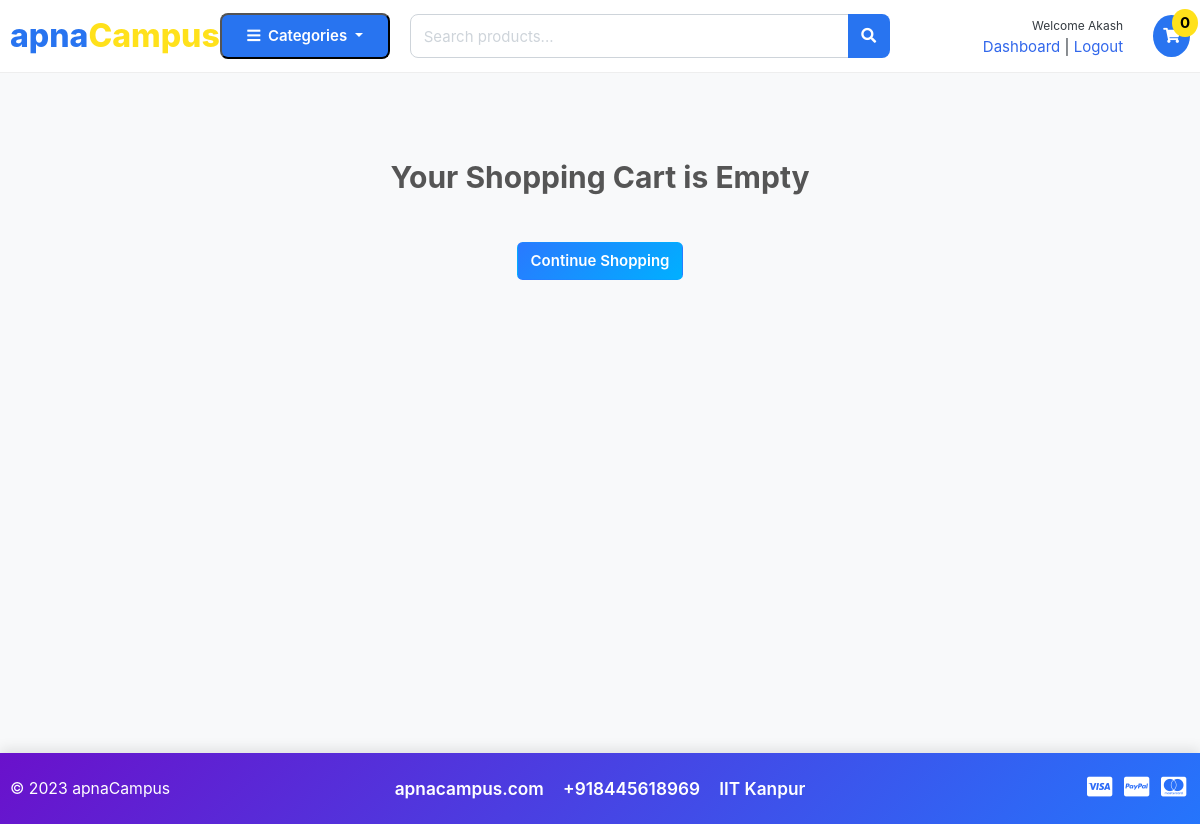
Before: /cart/ (signed in) with the older database file.
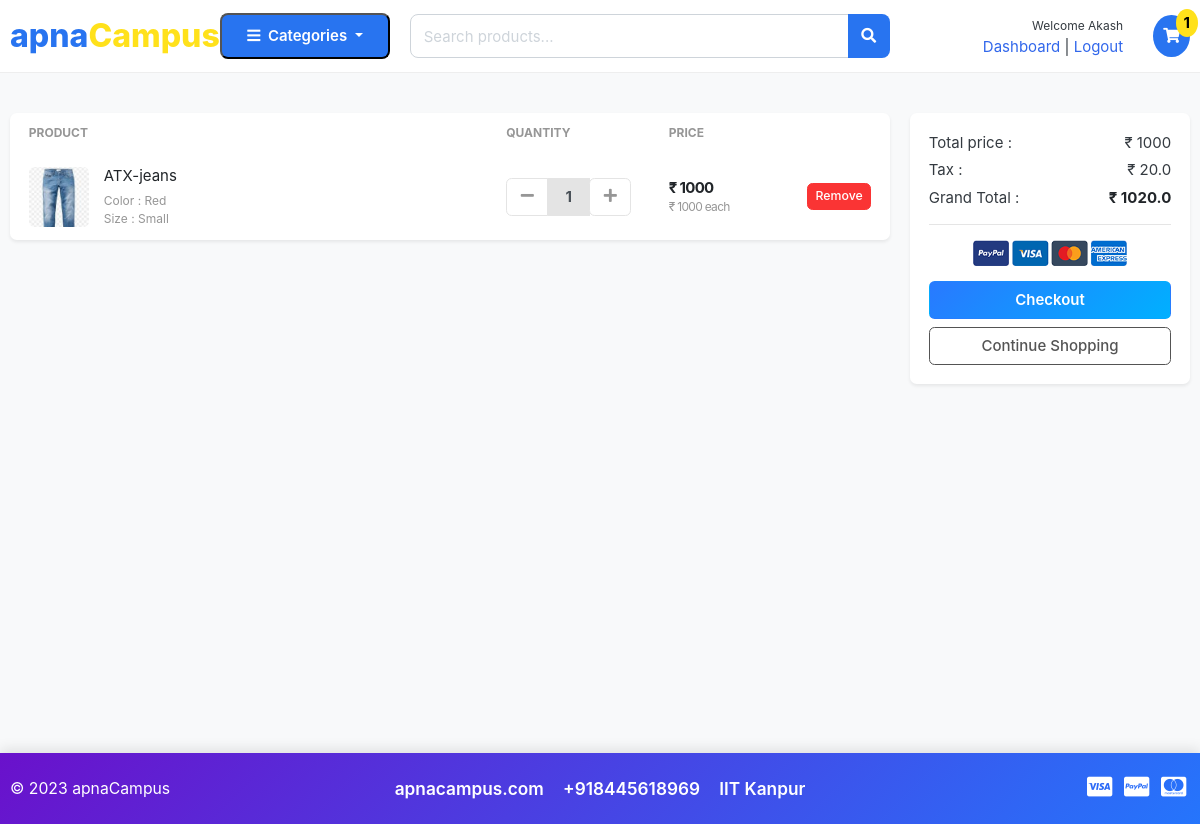
After: the same page with the newer database file.
### carts/models.py (models this page shows, shortened)
class CartItem(models.Model):
    user=models.ForeignKey(Account, on_delete=models.CASCADE, null=True)
    product = models.ForeignKey(Product, on_delete=models.CASCADE)
    variations=models.ManyToManyField(Variation, blank= True)
    cart = models.ForeignKey(Cart, on_delete=models.CASCADE, null=True)
    quantity = models.IntegerField()
    is_active = models.BooleanField(default = True)
    def sub_total(self):
        return self.product.price * self.quantity

### store/models.py (models this page shows, shortened)
class Product(models.Model):
    product_name   = models.CharField(max_length =200, unique =True)
    slug           = models.SlugField(max_length=200,unique = True)
    description    = models.TextField(max_length = 500, blank = True)
    price          = models.IntegerField()
    images         = models.ImageField(upload_to='photos/products')
    stock          = models.IntegerField()
    is_available   = models.BooleanField(default = True)
    category       = models.ForeignKey(Category, on_delete=models.CASCADE)
    created_date   = models.DateTimeField(auto_now_add = True)
    modified_date  = models.DateTimeField(auto_now =True)
    def get_url(self):
        return reverse('product_detail',args =[self.category.slug, self.slug ])

class Variation(models.Model):
    product = models.ForeignKey(Product, on_delete=models.CASCADE)
    variation_category = models.CharField(max_length = 100, choices = variation_category_choice)
    variation_value = models.CharField(max_length =100)
    is_active = models.BooleanField(default = True)
    created_date = models.DateTimeField(auto_now=True)
    objects = VariationManager()

### carts/views.py (the view)
# urls.py: path('cart/', include('carts.urls')),
def cart(request, total = 0, quantity = 0, cart_item = None):
    try:
        tax = 0
        grand_total = 0
        if request.user.is_authenticated:
            cart_items = CartItem.objects.filter(user=request.user, is_active = True)
        else:
            cart_items = []
            cart = Cart.objects.get(cart_id = _cart_id(request))
            cart_items = CartItem.objects.filter(cart=cart, is_active = True)
        for cart_item in cart_items:
            total += (cart_item.product.price * cart_item.quantity)
            quantity += cart_item.quantity
        tax = (2 * total) / 100
        grand_total = total + tax
    except ObjectDoesNotExist:
        pass # just ignore
    context = {
        'total' : total,
        'quantity' : quantity,
        'cart_items' : cart_items,
        'tax' : tax,
        'grand_total':grand_total,
    }
    return render(request, 'store/cart.html', context)

### carts/context_processors.py (called while the page is built)
def counter(request):
    cart_count = 0
    if 'admin' in request.path:
        return {}
    else:
        try:
            cart = Cart.objects.filter(cart_id =_cart_id(request))
            if request.user.is_authenticated:
                cart_items = CartItem.objects.all().filter(user=request.user)
            else:
                cart_items = CartItem.objects.all().filter(cart=cart[:1])
            for cart_item in cart_items:
                cart_count += cart_item.quantity
        except Cart.DoesNotExist:
            cart_count = 0
    return dict(cart_count = cart_count)

### carts/views.py (called while the page is built)
def _cart_id(request):   #private function
    cart = request.session.session_key
    if not cart:
        cart = request.session.create()
    return cart

### category/context_processors.py (called while the page is built)
def menu_links(request):
    links = Category.objects.all()
    return dict(links=links)

### category/models.py (called while the page is built)
    def get_url(self):
             return reverse('product_by_category', args =[self.slug])

### templates/store/cart.html (shortened to what the changed rows need)
{% extends 'base.html' %}
{% load static %}
{% block content %}
<section class="section-content padding-y bg" style="min-height:85vh;">
<div class="container">
{% if not cart_items %}
    <h2 class="text-center my-5" style="color:#555;">Your Shopping Cart is Empty</h2>
    <div class="text-center mb-5">
        <a href="{% url 'store' %}" class="btn btn-gradient-primary" style="background: linear-gradient(135deg, #2979ff, #00b0ff); color:white; font-weight:600;">Continue Shopping</a>
    </div>
{% else %}
<div class="row">
    <aside class="col-lg-9 mb-4">
        <div class="card shadow-sm border-0 rounded-lg">
            <table class="table table-borderless table-shopping-cart mb-0">
                <thead class="text-muted small text-uppercase">
                    <tr>
                        <th scope="col">Product</th>
                        <th scope="col" width="120">Quantity</th>
                        <th scope="col" width="120">Price</th>
                        <th scope="col" class="text-right" width="120"> </th>
                    </tr>
                </thead>
                <tbody>
                    {% for cart_item in cart_items %}
                    <tr class="align-middle">
                        <td>
                            <figure class="itemside align-items-center">
                                <div class="aside"><img src="{{ cart_item.product.images.url }}" class="img-sm rounded"></div>
                                <figcaption class="info">
                                    <a href="{{ cart_item.product.get_url }}" class="title text-dark">{{ cart_item.product.product_name }}</a>
                                    <p class="text-muted small">
                                        {% if cart_item.variations.all %}
                                            {% for item in cart_item.variations.all %}
                                                {{ item.variation_category |capfirst }} : {{ item.variation_value |capfirst}} <br>
                                            {% endfor %}
                                        {% endif %}
                                    </p>
                                </figcaption>
                            </figure>
                        </td>
                        <td>
                            <div class="input-group input-spinner">
                                <div class="input-group-prepend">
                                    <a href="{% url 'remove_cart' cart_item.product.id cart_item.id %}" class="btn btn-light" type="button"><i class="fa fa-minus"></i></a>
                                </div>
                                <input type="text" class="form-control text-center" value="{{ cart_item.quantity }}" readonly>
                                <div class="input-group-append">
                                    <form action="{% url 'add_cart' cart_item.product.id %}" method="POST">
                                        <button class="btn btn-light" type="submit"><i class="fa fa-plus"></i></button>
                                    </form>
                                </div>
                            </div>
                        </td>
                        <td>
                            <div class="price-wrap">
                                <var class="price">₹ {{ cart_item.sub_total }}</var>
                                <small class="text-muted">₹ {{ cart_item.product.price }} each</small>
                            </div>
                        </td>
                        <td class="text-right">
                            <a href="{% url 'remove_cart_item' cart_item.product.id cart_item.id %}" onclick="return confirm('Are you sure you want to delete this item?')" class="btn btn-danger btn-sm">Remove</a>
                        </td>
                    </tr>
                    {% endfor %}
                </tbody>
            </table>
        </div>
    </aside>
    <aside class="col-lg-3 mb-4">
        <div class="card shadow-sm border-0 rounded-lg">
            <div class="card-body">
                <dl class="dlist-align">
                    <dt>Total price :</dt>
                    <dd class="text-right">₹ {{ total }}</dd>
                </dl>
                <dl class="dlist-align">
                    <dt>Tax :</dt>
                    <dd class="text-right">₹ {{ tax }}</dd>
                </dl>
                <dl class="dlist-align">
                    <dt>Grand Total :</dt>
                    <dd class="text-right text-dark b"><strong>₹ {{ grand_total }}</strong></dd>
                </dl>
                <hr>
                <p class="text-center mb-3">
                    <img src="{% static './images/misc/payments.png' %}" height="26">
                </p>
                <a href="{% url 'checkout' %}" class="btn btn-gradient-primary btn-block mb-2" style="background: linear-gradient(135deg, #2979ff, #00b0ff); color:white; font-weight:600;">Checkout</a>
                <a href="{% url 'store' %}" class="btn btn-outline-secondary btn-block">Continue Shopping</a>
            </div>
        </div>
    </aside>
</div>
{% endif %}
</div>
</section>
{% endblock %}

### templates/includes/navbar.html (shortened to what this page needs)
{% load static %}
<header class="section-header">
<section class="header-main">
    <div class="container">
        <div class="row align-items-center">
            <div class="col-lg-2 col-6 d-flex align-items-center logo-col">
                <a href="{% url 'home' %}">
                    <span class="apna-logo">apna<span class="campus-yellow">Campus</span></span>
                </a>
            </div>
            <div class="col-lg-2 col-6 d-flex align-items-center cat-col">
                <div class="dropdown w-100">
                    <button class="category-btn dropdown-toggle w-100" data-toggle="dropdown">
                        <i class="fa fa-bars mr-1"></i> Categories
                    </button>
                </div>
            </div>
            <div class="col-lg-5 col-12 mt-3 mt-lg-0">
                <form action="{% url 'search' %}" method="GET">
                    <div class="input-group">
                        <input type="text" name="keyword" class="form-control search-input" placeholder="Search products...">
                        <div class="input-group-append">
                            <button class="btn search-btn"><i class="fa fa-search"></i></button>
                        </div>
                    </div>
                </form>
            </div>
            <div class="col-lg-3 col-12 mt-3 mt-lg-0">
                <div class="d-flex justify-content-end align-items-center">
                    {% if user.id %}
                        <div class="mr-3 text-right">
                            <small>Welcome {{ user.first_name }}</small><br>
                            <a href="{% url 'dashboard' %}">Dashboard</a> |
                            <a href="{% url 'logout' %}">Logout</a>
                        </div>
                    {% else %}
                        <div class="mr-3 text-right">
                            <small>Welcome Guest!</small><br>
                            <a href="{% url 'login' %}">Sign in</a> |
                            <a href="{% url 'register' %}">Register</a>
                        </div>
                    {% endif %}
                    <a href="{% url 'cart' %}" class="position-relative ml-3">
                        <div class="cart-icon"><i class="fa fa-shopping-cart"></i></div>
                        <span class="cart-badge">{{ cart_count }}</span>
                    </a>
                </div>
            </div>
        </div>
    </div>
</section>
</header>

Changed rows visible on the page:
added CartItem: product.images (picture), product.product_name "ATX-jeans", quantity "1", sub_total "1000", product.price "1000"
now on this page (row unchanged): Variation: variation_category "Color", variation_value "Red"
now on this page (row unchanged): Variation: variation_category "Size", variation_value "Small"
Other visible differences:
{{ cart_count }}: "0" → "1"
{{ total }}: (not shown) → "1000"
{{ tax }}: (not shown) → "20.0"
{{ grand_total }}: (not shown) → "1020.0"
text no longer shown: "Your Shopping Cart is Empty"
text now shown: "PRODUCT QUANTITY PRICE Total price : ₹ Tax : ₹ Grand Total : ₹ Checkout"
